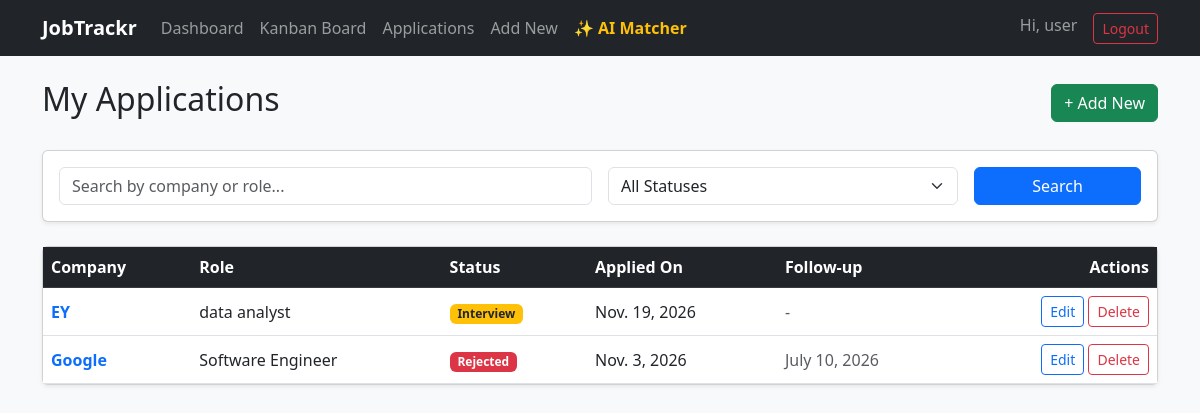
/applications/list/ (signed in), run on the app's committed database.
### applications/models.py (models this page shows, shortened)
class Application(models.Model):
    STATUS_CHOICES = [
        ('wishlist', 'Wishlist'),
        ('applied', 'Applied'),
        ('interview', 'Interview'),
        ('offer', 'Offer'),
        ('rejected', 'Rejected'),
    ]
    user = models.ForeignKey(User, on_delete=models.CASCADE)
    company = models.CharField(max_length=100)
    role = models.CharField(max_length=100)
    job_link = models.URLField(blank=True, null=True)
    location = models.CharField(max_length=100, blank=True, null=True)
    JOB_TYPE_CHOICES = [
        ('full_time', 'Full-time'),
        ('internship', 'Internship'),
    ]
    job_type = models.CharField(max_length=20, choices=JOB_TYPE_CHOICES, default='full_time')
    salary = models.CharField(max_length=50, blank=True, null=True)
    date_applied = models.DateField()
    follow_up_date = models.DateField(blank=True, null=True)
    status = models.CharField(max_length=20, choices=STATUS_CHOICES, default='wishlist')
    notes = models.TextField(blank=True, null=True)
    created_at = models.DateTimeField(auto_now_add=True)
    updated_at = models.DateTimeField(auto_now=True)

### applications/views.py (the view)
# urls.py: path('list/', views.ApplicationListView.as_view(), name='application_list'),
class ApplicationListView(LoginRequiredMixin, ListView):
    model = Application
    template_name = 'applications/application_list.html'
    context_object_name = 'applications'
    def get_queryset(self):
        queryset = Application.objects.filter(user=self.request.user).order_by('-date_applied')
        search_query = self.request.GET.get('q')
        status_filter = self.request.GET.get('status')
        if search_query:
            queryset = queryset.filter(company__icontains=search_query) | queryset.filter(role__icontains=search_query)
        if status_filter:
            queryset = queryset.filter(status=status_filter)
        return queryset
    def get_context_data(self, **kwargs):
        context = super().get_context_data(**kwargs)
        context['search_query'] = self.request.GET.get('q', '')
        context['status_filter'] = self.request.GET.get('status', '')
        return context

### templates/applications/application_list.html (shortened to what this page needs)
{% extends 'base.html' %}
{% block content %}
<div class="d-flex justify-content-between align-items-center mb-4">
    <h2>My Applications</h2>
    <a href="{% url 'application_add' %}" class="btn btn-success">+ Add New</a>
</div>
<div class="card shadow-sm mb-4">
    <div class="card-body">
        <form method="get" class="row g-3">
            <div class="col-md-6">
                <input type="text" name="q" class="form-control" placeholder="Search by company or role..." value="{{ search_query }}">
            </div>
            <div class="col-md-4">
                <select name="status" class="form-select">
                    <option value="">All Statuses</option>
                </select>
            </div>
            <div class="col-md-2">
                <button type="submit" class="btn btn-primary w-100">Search</button>
            </div>
        </form>
    </div>
</div>
<div class="card shadow-sm">
    <div class="card-body p-0">
        <table class="table table-hover mb-0 align-middle">
            <thead class="table-dark">
                <tr>
                    <th>Company</th>
                    <th>Role</th>
                    <th>Status</th>
                    <th>Applied On</th>
                    <th>Follow-up</th>
                    <th class="text-end">Actions</th>
                </tr>
            </thead>
            <tbody>
                {% for app in applications %}
                <tr>
                    <td>
                        <a href="{% url 'application_detail' app.id %}" class="text-decoration-none fw-bold">
                            {{ app.company }}
                        </a>
                    </td>
                    <td>{{ app.role }}</td>
                    <td>
                        <span class="badge
                            {% if app.status == 'offer' %}bg-success
                            {% elif app.status == 'rejected' %}bg-danger
                            {% elif app.status == 'interview' %}bg-warning text-dark
                            {% else %}bg-secondary{% endif %}">
                            {{ app.get_status_display }}
                        </span>
                    </td>
                    <td>{{ app.date_applied }}</td>
                    <td>
                        {% if app.follow_up_date %}
                            {% now "Y-m-d" as today %}
                            {% if app.follow_up_date|date:"Y-m-d" < today and app.status != 'offer' and app.status != 'rejected' %}
                                <span class="badge bg-danger">Overdue! ({{ app.follow_up_date }})</span>
                            {% else %}
                                <span class="text-muted">{{ app.follow_up_date }}</span>
                            {% endif %}
                        {% else %}
                            <span class="text-muted">-</span>
                        {% endif %}
                    </td>
                    <td class="text-end">
                        <a href="{% url 'application_edit' app.id %}" class="btn btn-sm btn-outline-primary">Edit</a>
                        <a href="{% url 'application_delete' app.id %}" class="btn btn-sm btn-outline-danger">Delete</a>
                    </td>
                </tr>
                {% empty %}
                <tr>
                    <td colspan="6" class="text-center py-4">No applications found. Try adjusting your search or add a new one!</td>
                </tr>
                {% endfor %}
            </tbody>
        </table>
    </div>
</div>
{% endblock %}

### templates/base.html (shortened to what this page needs)
<!DOCTYPE html>
<html lang="en">
<head>
    <link href="https://cdn.jsdelivr.net/npm/bootstrap@5.3.0/dist/css/bootstrap.min.css" rel="stylesheet">
</head>
<body class="bg-light">
    <nav class="navbar navbar-expand-lg navbar-dark bg-dark mb-4">
        <div class="container">
            <a class="navbar-brand fw-bold" href="{% url 'dashboard' %}">JobTrackr</a>
            <div class="collapse navbar-collapse" id="navbarNav">
                <ul class="navbar-nav me-auto">
                    <li class="nav-item"><a class="nav-link" href="{% url 'dashboard' %}">Dashboard</a></li>
                    <li class="nav-item"><a class="nav-link" href="{% url 'kanban_board' %}">Kanban Board</a></li>
                    <li class="nav-item"><a class="nav-link" href="{% url 'application_list' %}">Applications</a></li>
                    <li class="nav-item"><a class="nav-link" href="{% url 'application_add' %}">Add New</a></li>
                    <li class="nav-item"><a class="nav-link text-warning fw-bold" href="{% url 'skill_matcher' %}">✨ AI Matcher</a></li>
                </ul>
                <ul class="navbar-nav">
                    {% if user.is_authenticated %}
                        <li class="nav-item"><span class="navbar-text me-3">Hi, {{ user.username }}</span></li>
                        <li class="nav-item">
                            <form method="post" action="{% url 'logout' %}" class="d-inline">
                                <button type="submit" class="btn btn-outline-danger btn-sm">Logout</button>
                            </form>
                        </li>
                    {% endif %}
                </ul>
            </div>
        </div>
    </nav>
    <div class="container">
        {% block content %}
        {% endblock %}
    </div>
</body>
</html>

### data on the page
Application: company "EY", role "data analyst", status "Interview", date_applied "Nov. 19, 2026"
Application: company "Google", role "Software Engineer", status "Rejected", date_applied "Nov. 3, 2026", follow_up_date "July 10, 2026"

### other printed values
{{ user.username }} "user"
